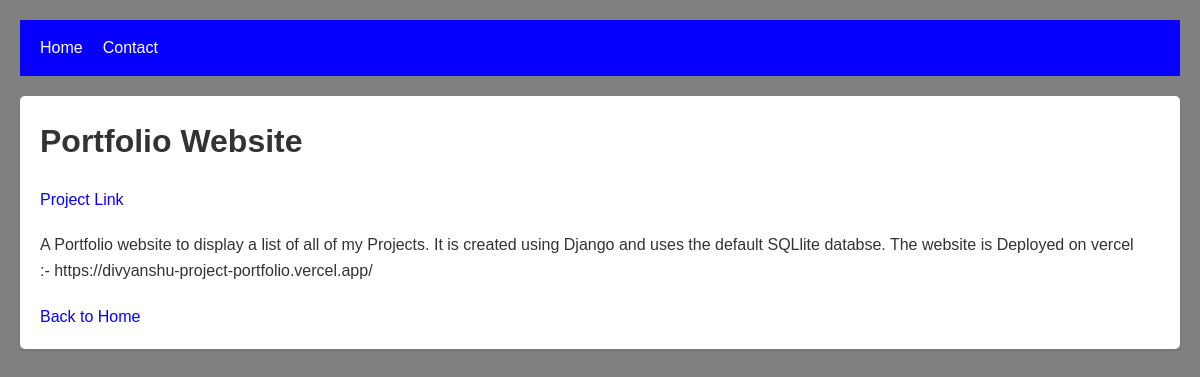
Screenshot of /project/15 with the database file from the repository.
### portfolio/models.py (models this page shows, shortened)
class Project(models.Model):
    title = models.CharField(max_length=100)
    description = models.TextField()
    tags = models.ManyToManyField(Tag , related_name='projects', blank=True)
    link = models.URLField(blank=True, max_length=500)

### portfolio/views.py (the view)
# urls.py: path('project/<int:id>', views.project, name='project'),
def project(request, id):
    project = get_object_or_404(Project, pk=id)
    return render(request, 'project.html', {'project': project})

### portfolio/templates/project.html (shortened to what this page needs)
{% extends 'base.html' %}
{% load static %}
{% block extrahead %}
  <link rel="stylesheet" href="{% static 'css/project.css' %}" />
{% endblock %}
{% block content %}
  <div class="project-card">
    <div class="project-info">
      <h1>{{ project.title }}</h1>
      <p>
        <a href="{{ project.link }}" target="_blank">Project Link</a>
      </p>
      <p>{{ project.description }}</p>
      <a href="{% url 'home' %}">Back to Home</a>
    </div>
  </div>
{% endblock %}

### portfolio/static/css/base.css (style rules this page uses)
* { box-sizing: border-box; margin: 0; padding: 0; font-family: "Arial", sans-serif; }
body { font-family: "Segoe UI", Tahoma, Geneva, Verdana, sans-serif; line-height: 1.6; color: #333; background-color: gray; padding: 20px; }
a { color: #0800ff; text-decoration: none; }

### portfolio/static/css/project.css (style rules this page uses)
.project-card { display: flex; align-items: flex-start; justify-content: space-between; background-color: white; box-shadow: 0 2px 5px rgba(0, 0, 0, 0.1); border-radius: 5px; overflow: hidden; max-width: 1200px; margin: auto; padding: 20px; }
.project-info { flex: 1; padding-right: 20px; }
h1, p { margin-bottom: 20px; }

### rows the page displays
Project: title "Portfolio Website", description "A Portfolio website to display a list of all of my Projects. It is created using Django and uses the default SQLlite databse. The website is Deployed on vercel :- https://divyanshu-project-portfolio.vercel.app/"
